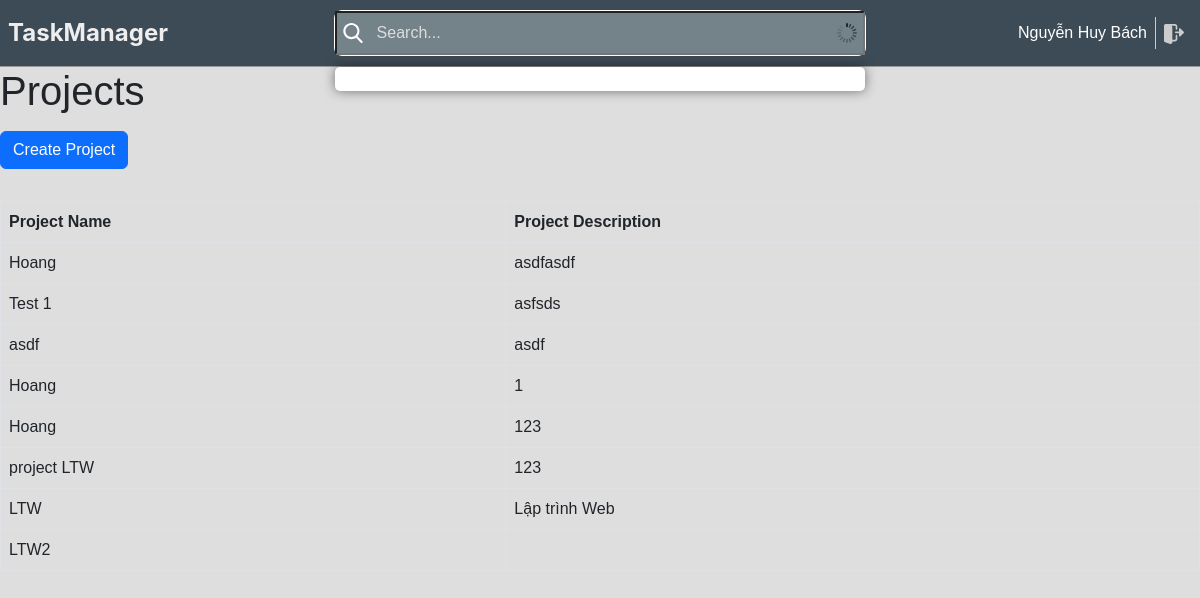
The app's page /projects/ (signed in) with its own data.
### task_management/models.py (models this page shows, shortened)
class User(db.Model, UserMixin):
    __tablename__ = 'user'
    id = db.Column(db.Integer, primary_key=True)
    name = db.Column(db.String(100))
    username = db.Column(db.String(100), nullable=False)
    password_hashed = db.Column(db.String(100), nullable=False)
    active = db.Column(db.Boolean, default=True)
    phone = db.Column(db.String(100))
    email = db.Column(db.String(100))
    created_at = db.Column(db.DateTime, default=db.func.current_timestamp())
    updated_at = db.Column(db.DateTime, default=db.func.current_timestamp())
    create_uid = db.Column(db.Integer, default=0)
    write_uid = db.Column(db.Integer, default=0)
    is_admin = db.Column(db.Boolean, default=False)
    db.UniqueConstraint(username, email)
    @property  # Decorator này dùng để tạo ra một thuộc tính giả
    def password(self):
        if self.password_hashed is not None:
            return None
        return self.password

class Project(db.Model):
    __tablename__ = 'project'
    id = db.Column(db.Integer, primary_key=True)
    name = db.Column(db.String(255))
    description = db.Column(db.Text)
    status = db.Column(db.String(100))
    active = db.Column(db.Boolean, default=True)
    sequence = db.Column(db.Integer)
    manager_id = db.Column(db.Integer, db.ForeignKey('user.id'))
    date_start = db.Column(db.Date)
    date_end = db.Column(db.Date)
    created_at = db.Column(db.DateTime, default=db.func.current_timestamp())
    updated_at = db.Column(db.DateTime, default=db.func.current_timestamp())
    create_uid = db.Column(db.Integer, default=0)
    write_uid = db.Column(db.Integer, default=0)
    tasks = db.relationship('Task', backref='project')
    progress = db.Column(db.Float)

### task_management/project/views.py (the view)
@project_blueprint.route('/', methods=['POST', 'GET'])
@login_required
def projects():
    projects = Project.query.all()
    return render_template('project_list.html', projects=projects, view_type='list')

### task_management/models.py (called while the page is built)
@login_manager.user_loader
def load_user(user_id):
    return User.query.get(int(user_id))

### task_management/routes.py (called while the page is built)
def login_required(f):
    @wraps(f)
    def decorated_function(*args, **kwargs):
        if not current_user.is_authenticated:
            return redirect(url_for('login'))
        return f(*args, **kwargs)
    return decorated_function

### task_management/project/templates/project_list.html
{% extends 'base.html' %}
{% block content %}
    <h1>Projects</h1>
    <button class="btn btn-primary my-2" onclick="window.location.href='/projects/new'">Create Project</button>
    <table class="table table-bordered table-hover mt-4">
        <thead class="thead-dark">
            <tr>
                <th>Project Name</th>
                <th>Project Description</th>
            </tr>
        </thead>
        <tbody>
            {% for project in projects %}
                <tr>
                    <td>{{ project.name }}</td>
                    <td>{{ project.description }}</td>
                </tr>
            {% endfor %}
        </tbody>
    </table>
{% endblock %}

### task_management/templates/header.html (shortened to what this page needs)
<div class="header"
     style="width: 100%">
    <div class="header-icon">
        <a href="/">
            TaskManager
        </a>
    </div>
    <div class="search-bar" id="searchBar">
        <input name="searchbar" id="searchInput"
               class="search-input"
               type="text"
               name=""
               placeholder="Search...">
        <div id="tippy" class="tippy"></div>
    </div>
    <div class="User d-flex justify-content-end align-items-center" style="flex: 1">
        <span style="margin-left: 10px" style="color: #ccc">
          <a style="color: white" href="/users/{{ current_user.id }}">
                        {{ current_user.name }}
          </a>
        </span>
        <a href="{{ url_for('logout') }}" class="logout">
        </a>
    </div>
</div>

### task_management/static/css/styles.css (style rules this page uses)
body { font-family: Arial, sans-serif; background-color: #dedede; margin: 0; padding: 0; }
a { text-decoration: none; color: black; }

### task_management/static/css/default.css (style rules this page uses)
:root { --sidebar-width: 250px; --header-height: 67px; }
* { box-sizing: border-box; }
.header { display: flex; align-items: center; justify-content: center; padding: 0 8px; background-color: #3d4b56; border-bottom: 1px solid #999; height: 67px; }

### records on screen
User: name "Nguyễn Huy Bách"
Project: name "Hoang", description "asdfasdf"
Project: name "Test 1", description "asfsds"
Project: name "asdf", description "asdf"
Project: name "Hoang", description "1"
Project: name "Hoang", description "123"
Project: name "project LTW", description "123"
Project: name "LTW", description "Lập trình Web"
Project: name "LTW2"
